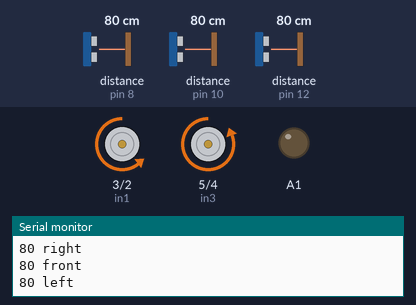
A sketch run on a simulated Arduino Uno, built with avr-gcc and run on an emulated ATmega328P. Shown: motor-driver pin pairs drawn as motors (green arrow = first pin HIGH = forward, orange = second pin HIGH = backward, longer = more drive, scaled by the enable pin), output pins drawn as LEDs (lit = HIGH), the last lines printed to the serial monitor. Wiring (inferred from the names in the program): 3 × ultrasonic range finder: trigger pin 9, echo pin 8 / trigger pin 11, echo pin 10 / trigger pin 13, echo pin 12. The inputs (shaded band) are chosen by the test bench; at power-on: distance to the obstacle (sensors on pin 8, pin 12, pin 10) 80 cm. The echo pulse lasts 58.3 µs per cm; pins used as bus, display or sensor lines are not drawn.

Above: at 1.8 s.
1.9 s: distance to the obstacle (sensor on pin 8) set to 18 cm
4.9 s: distance to the obstacle (sensor on pin 8) set to 14 cm
At 5.43 s:
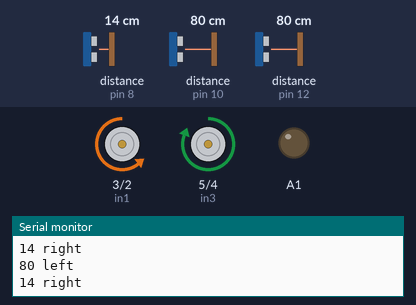
At 6.6 s:
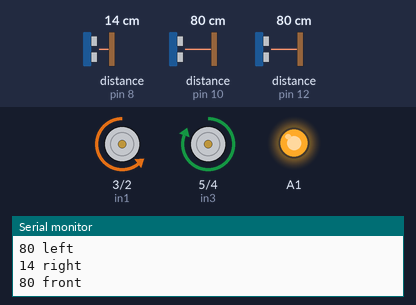
7.9 s: distance to the obstacle (sensor on pin 12) set to 17 cm
At 8.03 s:
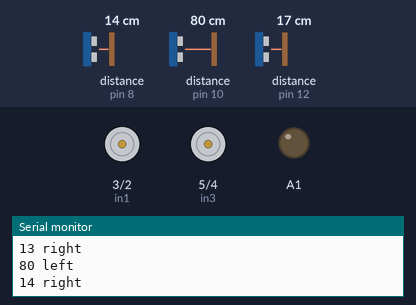
10.9 s: distance to the obstacle (sensor on pin 12) set to 14 cm
At 12.32 s:
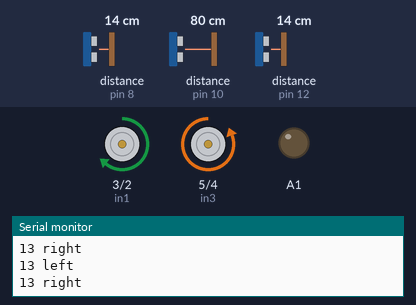
13.9 s: distance to the obstacle (sensor on pin 10) set to 33 cm
16.9 s: distance to the obstacle (sensor on pin 10) set to 27 cm
Timing chart, 0 to 20.9 s (numbered marks = the images above; inputs shaded):
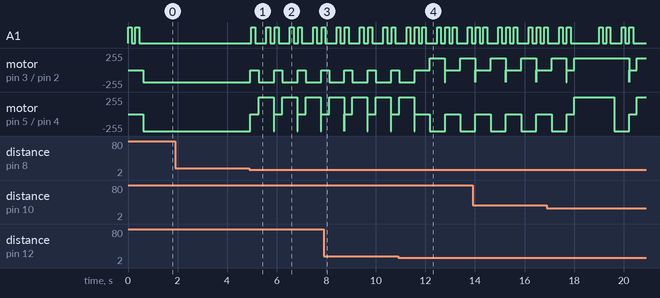

The sketch:

robot_sketch.ino
```cpp
// первый двигатель
int enA = 6; // on - off
int in1 = 3;
int in2 = 2;

// второй двигатель
int enB = 7; // on - off
int in3 = 5;
int in4 = 4;

// distance center
int cm = 0;

// distance left
int left_cm = 0;

//distance right
int right_cm = 0;


// sonar left
int trigPinLeft = 13;
int echoPinLeft = 12;

// sonar central
int trigPin = 11;
int echoPin = 10;

//sonar right
int trigPinRight = 9;
int echoPinRight = 8;

//0 - стоп
//1 - вперед
//2 - назад
//3 - поворот влево
//4 - поворот вправо
int mode = 0;

// максимальная скорость
int speed = 0;

void setup(){

	pinMode( A1, OUTPUT );
    analogWrite(A1, 0);
	beep();

	pinMode(enA, OUTPUT);
	pinMode(enB, OUTPUT);
	pinMode(in1, OUTPUT);
	pinMode(in2, OUTPUT);
	pinMode(in3, OUTPUT);
	pinMode(in4, OUTPUT);

	pinMode(echoPin, INPUT);
	pinMode(trigPin, OUTPUT);
	digitalWrite(echoPin, LOW);

	pinMode(echoPinLeft, INPUT);
	pinMode(trigPinLeft, OUTPUT);
	digitalWrite(echoPinLeft, LOW);

	pinMode(echoPinRight, INPUT);
	pinMode(trigPinRight, OUTPUT);
	digitalWrite(echoPinRight, LOW);
	Serial.begin(9600);
	speed = 180;
	beep();
}

void loop()
{
	move();
}

void move()
{
	if(checkDistance() < 25 or checkDistanceLeft() < 15 or checkDistanceRight() < 15){

		if(checkDistance() < 10 or checkDistanceLeft() < 5 or checkDistanceRight() < 5)
		{	stop();
			backward();
			delay(1000);
		}

		stop();
		int j = 0;
		for(int d = 0; d < 15; d = j){

			j = checkDistance;

			if(checkDistanceLeft() < checkDistanceRight()){
				j = checkDistanceRight();
			}
			else{
				j = checkDistanceLeft;
			}

			if(j < 20){
				beep();
				backward();
				delay(1000);
			}
		}

		if(checkDistanceLeft() > checkDistanceRight()){
			beep();
			for(int i = 0; i < 25; i = checkDistance()){
				turnLeft(300);

			}
			beep();
		}
		else{
			beep();
			beep();
			for(int i = 0; i < 25; i = checkDistance()){
				turnRight(300);

			}
			beep();

		}
	}
	forward();
}


int checkDistance()
{
  digitalWrite(trigPin, LOW);
  delayMicroseconds(2);
  digitalWrite(trigPin, HIGH);
  delayMicroseconds(10);
  digitalWrite(trigPin, LOW);
  int duration = pulseIn(echoPin, HIGH);
  cm = duration / 58;
  if(cm < 0){
	delay(2);
	return checkDistance();
  }
  Serial.print(cm);
  Serial.println(" front");
  return cm;
}

int checkDistanceLeft()
{
  digitalWrite(trigPinLeft, LOW);
  delayMicroseconds(2);
  digitalWrite(trigPinLeft, HIGH);
  delayMicroseconds(10);
  digitalWrite(trigPinLeft, LOW);
  int duration = pulseIn(echoPinLeft, HIGH);
  left_cm = duration / 58;
  if(left_cm < 0){
	delay(2);
	return checkDistanceLeft();
  }
  Serial.print(left_cm);
  Serial.println(" left");
  return left_cm;
}

int checkDistanceRight()
{
  digitalWrite(trigPinRight, LOW);
  delayMicroseconds(2);
  digitalWrite(trigPinRight, HIGH);
  delayMicroseconds(10);
  digitalWrite(trigPinRight, LOW);
  int duration = pulseIn(echoPinRight, HIGH);
  right_cm = duration / 58;
  if(right_cm < 0){
	delay(2);
	return checkDistanceRight();
  }
  Serial.print(right_cm);
  Serial.println(" right");
  return right_cm;
}


void stop()
{
	digitalWrite(in1, LOW);
	digitalWrite(in2, LOW);
	digitalWrite(in3, LOW);
	digitalWrite(in4, LOW);
	analogWrite(enA, 0);
    analogWrite(enB, 0);
	mode = 0;
}

void forward()
{
	if(mode == 1){
		return;
	}
	digitalWrite(in1, LOW);
	digitalWrite(in2, HIGH);
	digitalWrite(in3, LOW);
	digitalWrite(in4, HIGH);
	fixedAcceleratrion(speed);
	mode = 1;
}

void backward()
{
	if(mode == 2){
		return;
	}
	digitalWrite(in1, HIGH);
	digitalWrite(in2, LOW);
	digitalWrite(in3, HIGH);
	digitalWrite(in4, LOW);
	fixedAcceleratrion(speed);
	mode = 2;
}

void turnRight(int max )
{

	digitalWrite(in1, HIGH);
	digitalWrite(in2, LOW);
	digitalWrite(in3, LOW);
	digitalWrite(in4, HIGH);
	fixedAcceleratrion(speed);
	delay(max);

}

void turnLeft(int max )
{

	digitalWrite(in1, LOW);
	digitalWrite(in2, HIGH);
	digitalWrite(in3, HIGH);
	digitalWrite(in4, LOW);
	fixedAcceleratrion(speed);
	delay(max);

}

void turnLeftFast(int max )
{
	analogWrite(enA, 0);
	analogWrite(enB, speed);
	delay(max);
	analogWrite(enA, speed);
}

void turnRightFast(int max )
{
	analogWrite(enB, 0);
	analogWrite(enA, speed);
	delay(max);
	analogWrite(enB, speed);
}

void acceleration(int max )
{
	if(max < 10 or max > speed){
		max = speed;
	}

	for (int i = 0; i < max; i += 5 )
	{
		analogWrite(enA, i);
		analogWrite(enB, i);
		delay(100);
	}
}

void fixedAcceleratrion(int max )
{
	if(max < 0 or max > speed){
		max = speed;
	}
	analogWrite(enA, max);
    analogWrite(enB, max);
}

void beep()
{
	analogWrite(A1, 200);
	delay(150);
	analogWrite(A1, 0);
	delay(150);
}
```

Measured:
- the behaviour switches between 16 and 15 cm on distance to the obstacle (sensor on pin 8) (found by bisection; images 0 and 1)
- the behaviour switches between 16 and 15 cm on distance to the obstacle (sensor on pin 12) (found by bisection; images 3 and 4)
- after the input at 4.9 s, A1: LOW → HIGH after 0.08 s, then repeats every 0.94 s: LOW 0.46 s, HIGH 0.15 s, LOW 0.19 s, HIGH 0.15 s; motor on pin 3 (in1) / pin 2 (in2): alternates backward 180/255 for 0.63 s and stopped for 0.31 s, starting at once
